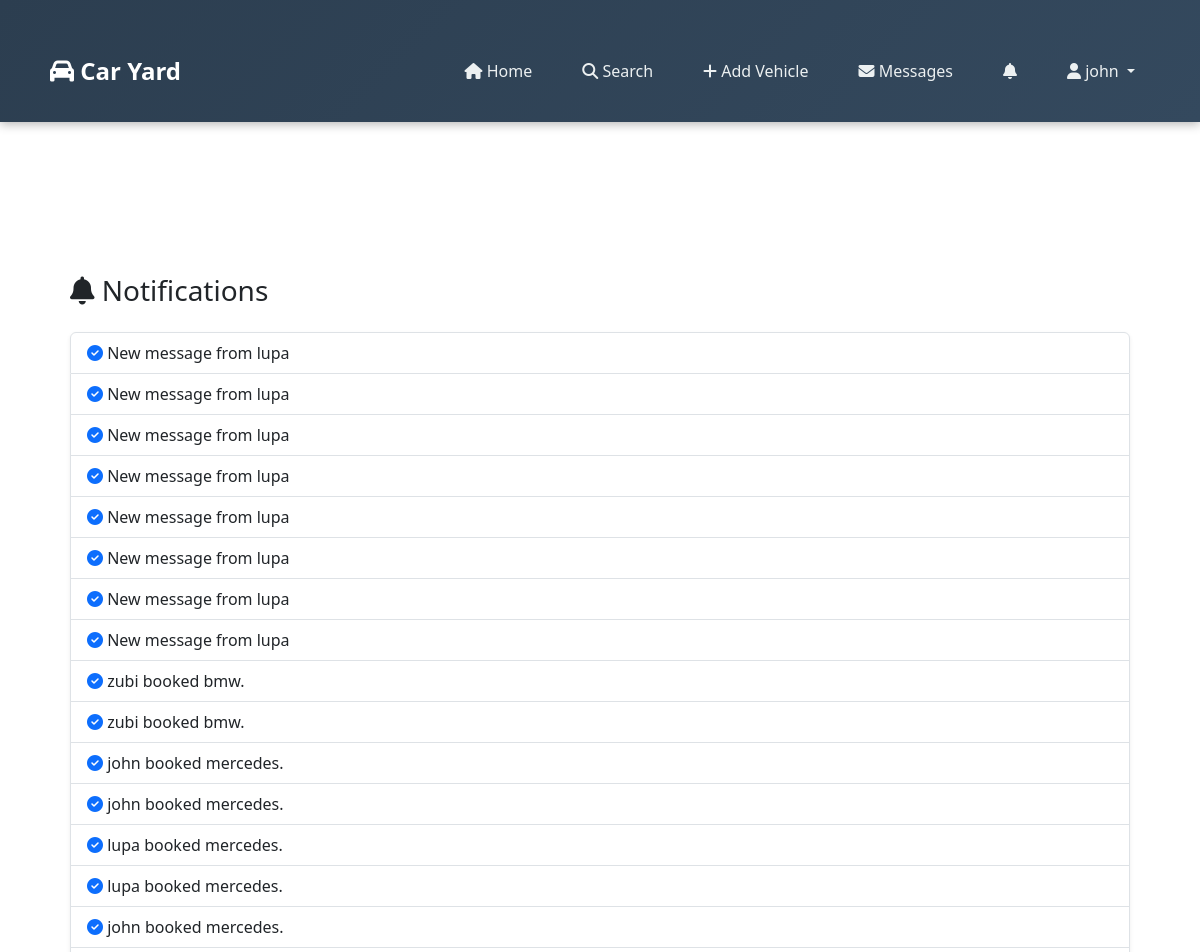
Page /notifications/ (signed in, upper part) on the earlier database version.
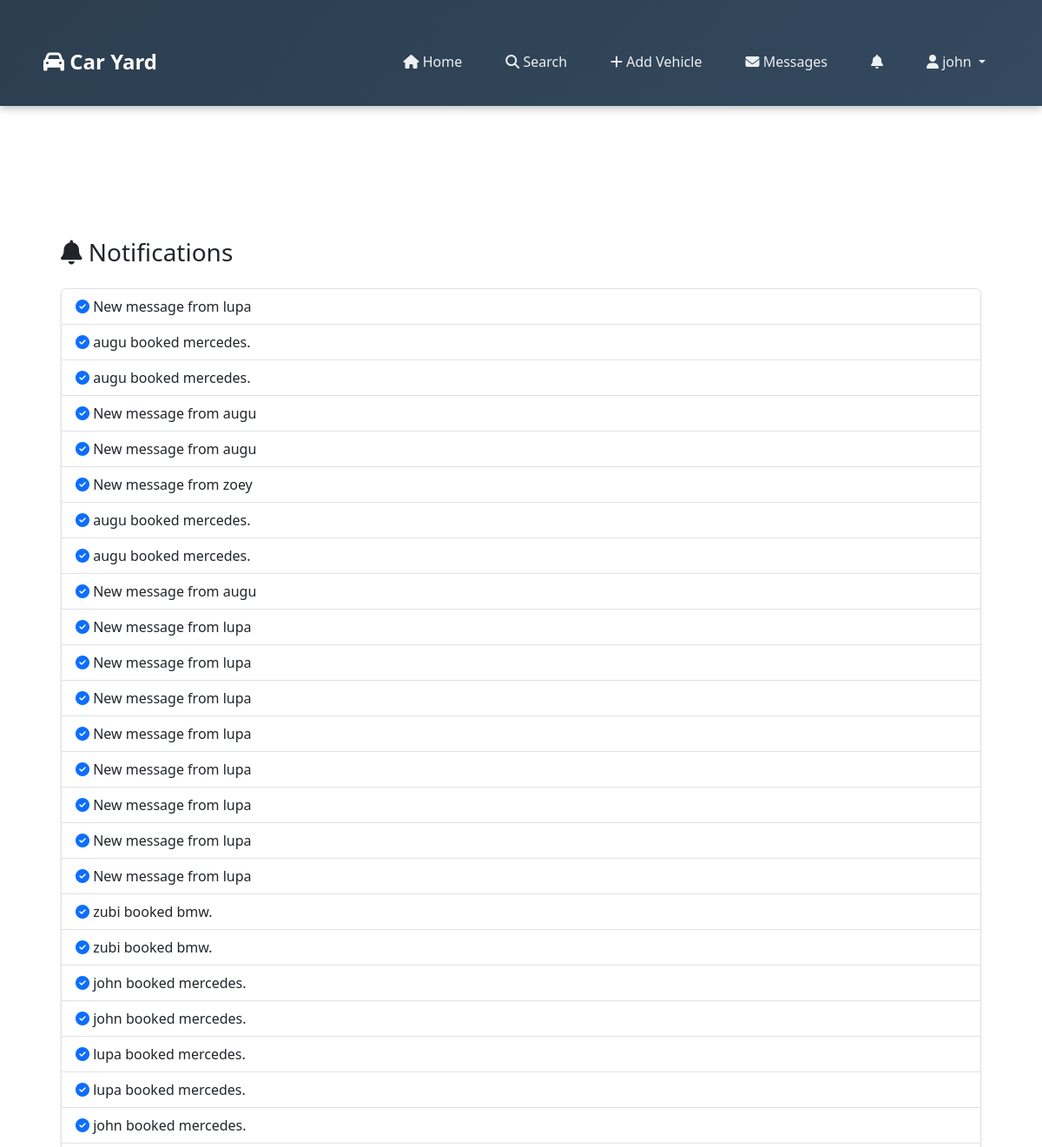
Same page on the later database version.
### caryard/models.py (models this page shows, shortened)
class Notification(models.Model):
    user = models.ForeignKey(User, on_delete=models.CASCADE)
    message = models.CharField(max_length=255)
    is_read = models.BooleanField(default=False)
    created_at = models.DateTimeField(auto_now_add=True)
    class Meta:
        ordering = ['-created_at']

### caryard/views.py (the view)
# urls.py: path('notifications/', views.notifications_view, name='notifications'),
@login_required
def notifications_view(request):
    notifications = Notification.objects.filter(user=request.user)
    notifications.update(is_read=True)
    return render(request, 'notifications.html', {'notifications': notifications})

### caryard/templates/notifications.html (shortened to what this page needs)
{% extends "base.html" %} {% block content %}
<div class="container mt-4">
    <h3 class="mb-4"><i class="fa fa-bell"></i> Notifications</h3>
    {% if notifications %}
    <ul class="list-group shadow-sm">
        {% for note in notifications %}
        <li class="list-group-item d-flex justify-content-between align-items-start {% if not note.is_read %}list-group-item-info{% endif %}">
            <div>
                <i class="fa fa-circle{% if note.is_read %}-check{% endif %} text-primary"></i> {{ note.message }}
                <br>
            </div>
        </li>
        {% endfor %}
    </ul>
    {% else %}
    <div class="alert alert-info text-center mt-3">No notifications yet.</div>
    {% endif %}
</div>
{% endblock %}

Differences in the rows shown:
added Notification: is_read False (drawn), message "New message from lupa"
added Notification: is_read False (drawn), message "augu booked mercedes."
added Notification: is_read False (drawn), message "augu booked mercedes."
added Notification: is_read False (drawn), message "New message from augu"
added Notification: is_read False (drawn), message "New message from augu"
added Notification: is_read False (drawn), message "New message from zoey"
added Notification: is_read False (drawn), message "augu booked mercedes."
added Notification: is_read False (drawn), message "augu booked mercedes."
added Notification: is_read False (drawn), message "New message from augu"
